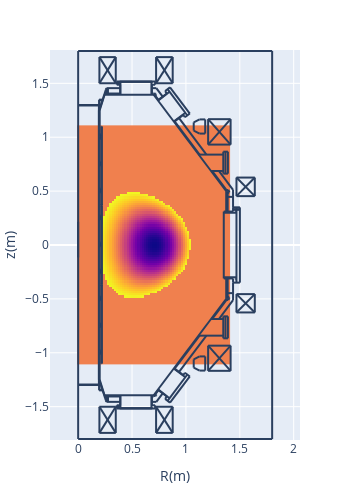

The notebook cell this image was saved under:
### Code cell
pl.d_heatmap(cond['safety_factor'])

### Figure 1 — Plotly figure (JSON) as saved in the notebook; plotly's stock layout.template omitted (floating-point values rounded to 4 significant figures; data arrays with more than 128 entries replaced by an {"elided": "..."} marker saying what was removed)
{"data": [{"dx": 0.02, "dy": 0.02, "showscale": false, "type": "heatmap", "x0": 0, "y0": -1.1, "z": {"elided": "111x71 float values"}}], "layout": {"height": 490.8, "margin": {"autoexpand": false, "b": 50, "l": 50, "r": 50, "t": 50}, "shapes": [{"type": "line", "x0": 0.2652, "x1": 0.2652, "y0": -1.406, "y1": -1.455}, {"type": "line", "x0": 0.2766, "x1": 0.2766, "y0": -1.406, "y1": -1.455}, {"type": "line", "x0": 0.1927, "x1": 0.1927, "y0": -1.299, "y1": 1.299}, {"type": "line", "x0": 0.1927, "x1": 0.1927, "y0": -1.249, "y1": 1.249}, {"type": "line", "x0": 0.195, "x1": 0.195, "y0": -1.251, "y1": 1.249}, {"type": "line", "x0": 0.1995, "x1": 0.1995, "y0": -1.249, "y1": 1.249}, {"type": "line", "x0": 1.376, "x1": 0.7005, "y0": 0.4965, "y1": 1.394}, {"type": "line", "x0": 0.2199, "x1": 0.2199, "y0": 0.3695, "y1": 1.099}, {"type": "line", "x0": 0.2176, "x1": 0.2176, "y0": 0.3695, "y1": 1.099}, {"type": "line", "x0": 1.376, "x1": 0.7005, "y0": -0.4965, "y1": -1.394}, {"type": "line", "x0": 0.2176, "x1": 0.2176, "y0": -0.3695, "y1": -1.099}, {"type": "line", "x0": 0.2199, "x1": 0.2199, "y0": -0.3695, "y1": -1.099}, {"type": "line", "x0": 0.1995, "x1": 0.2448, "y0": -1.249, "y1": -1.394}, {"type": "line", "x0": 0.1972, "x1": 0.1972, "y0": -1.299, "y1": -1.344}, {"type": "line", "x0": 0.195, "x1": 0.195, "y0": -1.299, "y1": -1.349}, {"type": "line", "x0": 0.195, "x1": 0.229, "y0": -1.349, "y1": -1.349}, {"type": "line", "x0": 0.195, "x1": 0.2267, "y0": -1.344, "y1": -1.344}, {"type": "line", "x0": 0.1995, "x1": 0.1995, "y0": -0.9975, "y1": -0.9748}, {"type": "line", "x0": 0.2086, "x1": 0.2086, "y0": -1.009, "y1": -0.9907}, {"type": "line", "x0": 0.2086, "x1": 0.2086, "y0": -1.009, "y1": -0.9929}, {"type": "line", "x0": 0.2063, "x1": 0.2063, "y0": -1.011, "y1": -0.9748}, {"type": "line", "x0": 0, "x1": 0.2108, "y0": -1.294, "y1": -1.294}, {"type": "line", "x0": 0, "x1": 0.2131, "y0": -1.299, "y1": -1.299}, {"type": "line", "x0": 0.1995, "x1": 0.1995, "y0": -1.011, "y1": -1.002}, {"type": "line", "x0": 0.2063, "x1": 0.2086, "y0": -1.007, "y1": -1.007}, {"type": "line", "x0": 0.2086, "x1": 0.2086, "y0": -1.004, "y1": -1.004}, {"type": "line", "x0": 0.2086, "x1": 0.2176, "y0": -1.009, "y1": -1.009}, {"type": "line", "x0": 0.1995, "x1": 0.2063, "y0": -1.011, "y1": -1.011}, {"type": "line", "x0": 0.2199, "x1": 0.2176, "y0": -1.099, "y1": -1.099}, {"type": "line", "x0": 0.2063, "x1": 0.2086, "y0": -0.9929, "y1": -0.9929}, {"type": "line", "x0": 0.2086, "x1": 0.2086, "y0": -0.9975, "y1": -0.9975}, {"type": "line", "x0": 0.2086, "x1": 0.2176, "y0": -0.9929, "y1": -0.9929}, {"type": "line", "x0": 0.2086, "x1": 0.2176, "y0": -0.9907, "y1": -0.9907}, {"type": "line", "x0": 0.1995, "x1": 0.2063, "y0": -0.9748, "y1": -0.9748}, {"type": "line", "x0": 0.2086, "x1": 0.2176, "y0": -0.7594, "y1": -0.7594}, {"type": "line", "x0": 0.1995, "x1": 0.2063, "y0": -0.7617, "y1": -0.7617}, {"type": "line", "x0": 0.2086, "x1": 0.2086, "y0": -0.7594, "y1": -0.7413}, {"type": "line", "x0": 0.2086, "x1": 0.2086, "y0": -0.7594, "y1": -0.739}, {"type": "line", "x0": 0.1995, "x1": 0.1995, "y0": -0.7617, "y1": -0.7526}, {"type": "line", "x0": 0.2063, "x1": 0.2063, "y0": -0.7617, "y1": -0.7254}, {"type": "line", "x0": 0.1995, "x1": 0.2063, "y0": -0.7254, "y1": -0.7254}, {"type": "line", "x0": 0.2086, "x1": 0.2176, "y0": -0.739, "y1": -0.739}, {"type": "line", "x0": 0.2086, "x1": 0.2176, "y0": -0.7413, "y1": -0.7413}, {"type": "line", "x0": 0.2086, "x1": 0.2086, "y0": -0.7526, "y1": -0.7526}, {"type": "line", "x0": 0.2063, "x1": 0.2086, "y0": -0.7572, "y1": -0.7572}, {"type": "line", "x0": 0.2086, "x1": 0.2086, "y0": -0.7458, "y1": -0.7458}, {"type": "line", "x0": 0.2063, "x1": 0.2086, "y0": -0.7436, "y1": -0.7436}, {"type": "line", "x0": 0.1995, "x1": 0.1995, "y0": -0.7481, "y1": -0.7254}, {"type": "line", "x0": 0.3582, "x1": 0.7141, "y0": -1.517, "y1": -1.517}, {"type": "line", "x0": 0.3854, "x1": 0.6869, "y0": -1.514, "y1": -1.514}, {"type": "line", "x0": 0.3854, "x1": 0.6869, "y0": -1.514, "y1": -1.514}, {"type": "line", "x0": 0.2426, "x1": 0.7096, "y0": -1.394, "y1": -1.394}, {"type": "line", "x0": 0.3922, "x1": 0.3922, "y0": -1.514, "y1": -1.394}, {"type": "line", "x0": 0.3582, "x1": 0.3582, "y0": -1.517, "y1": -1.487}, {"type": "line", "x0": 0.3786, "x1": 0.3786, "y0": -1.517, "y1": -1.487}, {"type": "line", "x0": 0.3695, "x1": 0.3695, "y0": -1.517, "y1": -1.487}, {"type": "line", "x0": 0.3831, "x1": 0.3831, "y0": -1.517, "y1": -1.512}, {"type": "line", "x0": 0.3831, "x1": 0.3854, "y0": -1.512, "y1": -1.514}, {"type": "line", "x0": 0.3854, "x1": 0.3854, "y0": -1.514, "y1": -1.514}, {"type": "line", "x0": 0.3899, "x1": 0.263, "y0": -1.455, "y1": -1.455}, {"type": "line", "x0": 0.3582, "x1": 0.3899, "y0": -1.487, "y1": -1.487}, {"type": "line", "x0": 0.2471, "x1": 0.3899, "y0": -1.406, "y1": -1.406}, {"type": "line", "x0": 0.2766, "x1": 0.2766, "y0": -1.455, "y1": -1.406}, {"type": "line", "x0": 0.2652, "x1": 0.2652, "y0": -1.455, "y1": -1.406}, {"type": "line", "x0": 0.2584, "x1": 0.263, "y0": -1.444, "y1": -1.455}, {"type": "line", "x0": 0.2426, "x1": 0.2448, "y0": -1.394, "y1": -1.392}, {"type": "line", "x0": 0.3899, "x1": 0.3899, "y0": -1.487, "y1": -1.394}, {"type": "line", "x0": 0.6801, "x1": 0.6801, "y0": -1.514, "y1": -1.394}, {"type": "line", "x0": 0.7141, "x1": 0.7141, "y0": -1.517, "y1": -1.487}, {"type": "line", "x0": 0.6914, "x1": 0.6914, "y0": -1.517, "y1": -1.512}, {"type": "line", "x0": 0.6914, "x1": 0.6869, "y0": -1.512, "y1": -1.514}, {"type": "line", "x0": 0.6869, "x1": 0.6869, "y0": -1.514, "y1": -1.514}, {"type": "line", "x0": 0.6846, "x1": 0.6846, "y0": -1.487, "y1": -1.394}, {"type": "line", "x0": 0.6846, "x1": 0.7141, "y0": -1.487, "y1": -1.487}, {"type": "line", "x0": 0.7254, "x1": 0.6846, "y0": -1.455, "y1": -1.455}, {"type": "line", "x0": 0.7118, "x1": 0.705, "y0": -1.392, "y1": -1.387}, {"type": "line", "x0": 0.7055, "x1": 0.715, "y0": -1.4, "y1": -1.402}, {"type": "line", "x0": 0.715, "x1": 0.7223, "y0": -1.402, "y1": -1.397}, {"type": "line", "x0": 0.7223, "x1": 0.7248, "y0": -1.397, "y1": -1.389}, {"type": "line", "x0": 0.7248, "x1": 0.7198, "y0": -1.389, "y1": -1.381}, {"type": "line", "x0": 0.6846, "x1": 0.7005, "y0": -1.406, "y1": -1.406}, {"type": "line", "x0": 0.2199, "x1": 0.2199, "y0": -0.3627, "y1": 0.3627}, {"type": "line", "x0": 0.2176, "x1": 0.2176, "y0": -0.3627, "y1": 0.3627}, {"type": "line", "x0": 0.1995, "x1": 0.1995, "y0": -0.4965, "y1": -0.4761}, {"type": "line", "x0": 0.2063, "x1": 0.2063, "y0": -0.5123, "y1": -0.4761}, {"type": "line", "x0": 0.1995, "x1": 0.1995, "y0": -0.5123, "y1": -0.5033}, {"type": "line", "x0": 0.2086, "x1": 0.2086, "y0": -0.5101, "y1": -0.4897}, {"type": "line", "x0": 0.2086, "x1": 0.2086, "y0": -0.5101, "y1": -0.4919}, {"type": "line", "x0": 0.2086, "x1": 0.2176, "y0": -0.5101, "y1": -0.5101}, {"type": "line", "x0": 0.2063, "x1": 0.2086, "y0": -0.4942, "y1": -0.4942}, {"type": "line", "x0": 0.2086, "x1": 0.2086, "y0": -0.4965, "y1": -0.4965}, {"type": "line", "x0": 0.2063, "x1": 0.2086, "y0": -0.5055, "y1": -0.5055}, {"type": "line", "x0": 0.2086, "x1": 0.2086, "y0": -0.5033, "y1": -0.5033}, {"type": "line", "x0": 0.2086, "x1": 0.2176, "y0": -0.4919, "y1": -0.4919}, {"type": "line", "x0": 0.2086, "x1": 0.2176, "y0": -0.4897, "y1": -0.4897}, {"type": "line", "x0": 0.1995, "x1": 0.2063, "y0": -0.5123, "y1": -0.5123}, {"type": "line", "x0": 0.1995, "x1": 0.2063, "y0": -0.4761, "y1": -0.4761}, {"type": "line", "x0": 0.2154, "x1": 0.2176, "y0": -0.365, "y1": -0.3627}, {"type": "line", "x0": 0.2206, "x1": 0.2218, "y0": -0.3642, "y1": -0.3614}, {"type": "line", "x0": 0.2199, "x1": 0.2176, "y0": -0.3695, "y1": -0.3695}, {"type": "line", "x0": 0.2176, "x1": 0.2154, "y0": -0.3786, "y1": -0.3786}, {"type": "line", "x0": 0.2154, "x1": 0.2154, "y0": -0.3786, "y1": -0.3695}, {"type": "line", "x0": 0.2176, "x1": 0.2176, "y0": -0.3786, "y1": -0.3695}, {"type": "line", "x0": 0.2169, "x1": 0.2157, "y0": -0.365, "y1": -0.3678}, {"type": "line", "x0": 0.2183, "x1": 0.2177, "y0": -0.3664, "y1": -0.3678}, {"type": "line", "x0": 0.2176, "x1": 0.2199, "y0": -0.3673, "y1": -0.365}, {"type": "line", "x0": 0.2192, "x1": 0.2197, "y0": -0.3628, "y1": -0.3614}, {"type": "line", "x0": 0.1995, "x1": 0.1995, "y0": -0.263, "y1": -0.2516}, {"type": "line", "x0": 0.2063, "x1": 0.2063, "y0": -0.263, "y1": -0.2267}, {"type": "line", "x0": 0.2086, "x1": 0.2086, "y0": -0.2607, "y1": -0.2426}, {"type": "line", "x0": 0.2086, "x1": 0.2086, "y0": -0.2607, "y1": -0.2403}, {"type": "line", "x0": 0.2086, "x1": 0.2176, "y0": -0.2607, "y1": -0.2607}, {"type": "line", "x0": 0.2086, "x1": 0.2086, "y0": -0.2539, "y1": -0.2539}, {"type": "line", "x0": 0.2063, "x1": 0.2086, "y0": -0.2562, "y1": -0.2562}, {"type": "line", "x0": 0.1995, "x1": 0.2063, "y0": -0.263, "y1": -0.263}, {"type": "line", "x0": 0.1995, "x1": 0.1995, "y0": -0.2471, "y1": -0.2267}, {"type": "line", "x0": 0.2086, "x1": 0.2176, "y0": -0.2403, "y1": -0.2403}, {"type": "line", "x0": 0.2086, "x1": 0.2176, "y0": -0.2426, "y1": -0.2426}, {"type": "line", "x0": 0.2086, "x1": 0.2086, "y0": -0.2471, "y1": -0.2471}, {"type": "line", "x0": 0.2063, "x1": 0.2086, "y0": -0.2426, "y1": -0.2426}, {"type": "line", "x0": 0.1995, "x1": 0.2063, "y0": -0.2267, "y1": -0.2267}, {"type": "line", "x0": 0.1995, "x1": 0.2063, "y0": -0.01133, "y1": -0.01133}, {"type": "line", "x0": 0.1995, "x1": 0.2063, "y0": 0.02494, "y1": 0.02494}, {"type": "line", "x0": 0.1995, "x1": 0.1995, "y0": -0.01133, "y1": -0.002267}, {"type": "line", "x0": 0.1995, "x1": 0.1995, "y0": 0.002267, "y1": 0.02494}, {"type": "line", "x0": 0.2063, "x1": 0.2063, "y0": -0.01133, "y1": 0.02494}, {"type": "line", "x0": 0.2086, "x1": 0.2086, "y0": -0.009068, "y1": 0.006801}, {"type": "line", "x0": 0.2086, "x1": 0.2086, "y0": -0.009068, "y1": 0.009068}, {"type": "line", "x0": 0.2086, "x1": 0.2176, "y0": -0.009068, "y1": -0.009068}, {"type": "line", "x0": 0.2086, "x1": 0.2086, "y0": -0.004534, "y1": -0.004534}, {"type": "line", "x0": 0.2063, "x1": 0.2086, "y0": -0.006801, "y1": -0.006801}, {"type": "line", "x0": 0.2086, "x1": 0.2176, "y0": 0.009068, "y1": 0.009068}, {"type": "line", "x0": 0.2086, "x1": 0.2176, "y0": 0.006801, "y1": 0.006801}, {"type": "line", "x0": 0.2086, "x1": 0.2086, "y0": 0.002267, "y1": 0.002267}, {"type": "line", "x0": 0.2063, "x1": 0.2086, "y0": 0.006801, "y1": 0.006801}, {"type": "line", "x0": 0.2176, "x1": 0.2176, "y0": 0.3786, "y1": 0.3695}, {"type": "line", "x0": 0.2154, "x1": 0.2154, "y0": 0.3786, "y1": 0.3695}, {"type": "line", "x0": 0.1995, "x1": 0.1995, "y0": 0.2516, "y1": 0.2743}, {"type": "line", "x0": 0.2063, "x1": 0.2063, "y0": 0.238, "y1": 0.2743}, {"type": "line", "x0": 0.2086, "x1": 0.2086, "y0": 0.2403, "y1": 0.2607}, {"type": "line", "x0": 0.1995, "x1": 0.2063, "y0": 0.238, "y1": 0.238}, {"type": "line", "x0": 0.1995, "x1": 0.1995, "y0": 0.238, "y1": 0.2471}, {"type": "line", "x0": 0.2063, "x1": 0.2086, "y0": 0.2562, "y1": 0.2562}, {"type": "line", "x0": 0.2086, "x1": 0.2086, "y0": 0.2539, "y1": 0.2539}, {"type": "line", "x0": 0.2086, "x1": 0.2176, "y0": 0.2584, "y1": 0.2584}, {"type": "line", "x0": 0.2063, "x1": 0.2086, "y0": 0.2426, "y1": 0.2426}, {"type": "line", "x0": 0.2086, "x1": 0.2086, "y0": 0.2471, "y1": 0.2471}, {"type": "line", "x0": 0.2086, "x1": 0.2176, "y0": 0.2403, "y1": 0.2403}, {"type": "line", "x0": 0.2086, "x1": 0.2086, "y0": 0.2403, "y1": 0.2584}, {"type": "line", "x0": 0.2086, "x1": 0.2176, "y0": 0.2607, "y1": 0.2607}, {"type": "line", "x0": 0.1995, "x1": 0.2063, "y0": 0.2743, "y1": 0.2743}, {"type": "line", "x0": 0.2177, "x1": 0.2183, "y0": 0.3696, "y1": 0.3682}, {"type": "line", "x0": 0.2157, "x1": 0.2169, "y0": 0.3696, "y1": 0.3668}, {"type": "line", "x0": 0.2176, "x1": 0.2199, "y0": 0.3673, "y1": 0.365}, {"type": "line", "x0": 0.2218, "x1": 0.2206, "y0": 0.3632, "y1": 0.366}, {"type": "line", "x0": 0.2154, "x1": 0.2176, "y0": 0.365, "y1": 0.3627}, {"type": "line", "x0": 0.2197, "x1": 0.2192, "y0": 0.3632, "y1": 0.3646}, {"type": "line", "x0": 0.2199, "x1": 0.2176, "y0": 0.3695, "y1": 0.3695}, {"type": "line", "x0": 0.2176, "x1": 0.2154, "y0": 0.3786, "y1": 0.3786}, {"type": "line", "x0": 0.1995, "x1": 0.1995, "y0": 0.5033, "y1": 0.5237}, {"type": "line", "x0": 0.1995, "x1": 0.1995, "y0": 0.4874, "y1": 0.4965}, {"type": "line", "x0": 0.2063, "x1": 0.2063, "y0": 0.4874, "y1": 0.5237}, {"type": "line", "x0": 0.2086, "x1": 0.2086, "y0": 0.4897, "y1": 0.5078}, {"type": "line", "x0": 0.2086, "x1": 0.2086, "y0": 0.4897, "y1": 0.5101}, {"type": "line", "x0": 0.2086, "x1": 0.2176, "y0": 0.4897, "y1": 0.4897}, {"type": "line", "x0": 0.2086, "x1": 0.2086, "y0": 0.4965, "y1": 0.4965}, {"type": "line", "x0": 0.2063, "x1": 0.2086, "y0": 0.4942, "y1": 0.4942}, {"type": "line", "x0": 0.2086, "x1": 0.2176, "y0": 0.5101, "y1": 0.5101}, {"type": "line", "x0": 0.2086, "x1": 0.2176, "y0": 0.5078, "y1": 0.5078}, {"type": "line", "x0": 0.2086, "x1": 0.2086, "y0": 0.5033, "y1": 0.5033}, {"type": "line", "x0": 0.2063, "x1": 0.2086, "y0": 0.5055, "y1": 0.5055}, {"type": "line", "x0": 0.1995, "x1": 0.2063, "y0": 0.4874, "y1": 0.4874}, {"type": "line", "x0": 0.1995, "x1": 0.2063, "y0": 0.5237, "y1": 0.5237}, {"type": "line", "x0": 1.501, "x1": 1.501, "y0": 0.3491, "y1": -0.3491}, {"type": "line", "x0": 1.351, "x1": 1.351, "y0": 0.3106, "y1": -0.3106}, {"type": "line", "x0": 1.469, "x1": 1.469, "y0": 0.3491, "y1": -0.3491}, {"type": "line", "x0": 1.387, "x1": 1.387, "y0": -0.3106, "y1": -0.4965}, {"type": "line", "x0": 1.374, "x1": 1.374, "y0": -0.3106, "y1": -0.4965}, {"type": "line", "x0": 1.462, "x1": 1.462, "y0": -0.3196, "y1": -0.3106}, {"type": "line", "x0": 1.437, "x1": 1.437, "y0": -0.3106, "y1": -0.3491}, {"type": "line", "x0": 1.437, "x1": 1.501, "y0": -0.3491, "y1": -0.3491}, {"type": "line", "x0": 1.437, "x1": 1.437, "y0": -0.3491, "y1": -0.5123}, {"type": "line", "x0": 1.379, "x1": 1.392, "y0": -0.5069, "y1": -0.5093}, {"type": "line", "x0": 1.392, "x1": 1.402, "y0": -0.5093, "y1": -0.4997}, {"type": "line", "x0": 1.402, "x1": 1.4, "y0": -0.4997, "y1": -0.4862}, {"type": "line", "x0": 1.4, "x1": 1.388, "y0": -0.4862, "y1": -0.48}, {"type": "line", "x0": 1.374, "x1": 1.374, "y0": -0.4965, "y1": -0.4987}, {"type": "line", "x0": 1.383, "x1": 1.378, "y0": -0.501, "y1": -0.4965}, {"type": "line", "x0": 1.387, "x1": 1.437, "y0": -0.4466, "y1": -0.4466}, {"type": "line", "x0": 1.462, "x1": 1.469, "y0": -0.3196, "y1": -0.3196}, {"type": "line", "x0": 1.351, "x1": 1.469, "y0": -0.2992, "y1": -0.2992}, {"type": "line", "x0": 1.351, "x1": 1.437, "y0": -0.3106, "y1": -0.3106}, {"type": "line", "x0": 1.462, "x1": 1.469, "y0": -0.3106, "y1": -0.3106}, {"type": "line", "x0": 1.437, "x1": 1.437, "y0": 0.5123, "y1": 0.3514}, {"type": "line", "x0": 1.387, "x1": 1.387, "y0": 0.4965, "y1": 0.3106}, {"type": "line", "x0": 1.374, "x1": 1.374, "y0": 0.4965, "y1": 0.3106}, {"type": "line", "x0": 1.437, "x1": 1.501, "y0": 0.3491, "y1": 0.3491}, {"type": "line", "x0": 1.501, "x1": 1.437, "y0": 0.3264, "y1": 0.3264}, {"type": "line", "x0": 1.501, "x1": 1.437, "y0": 0.3446, "y1": 0.3446}, {"type": "line", "x0": 1.351, "x1": 1.469, "y0": 0.2992, "y1": 0.2992}, {"type": "line", "x0": 1.351, "x1": 1.437, "y0": 0.3106, "y1": 0.3106}, {"type": "line", "x0": 1.462, "x1": 1.462, "y0": 0.3196, "y1": 0.3106}, {"type": "line", "x0": 1.437, "x1": 1.437, "y0": 0.3514, "y1": 0.3106}, {"type": "line", "x0": 1.462, "x1": 1.469, "y0": 0.3106, "y1": 0.3106}, {"type": "line", "x0": 1.462, "x1": 1.469, "y0": 0.3196, "y1": 0.3196}, {"type": "line", "x0": 1.388, "x1": 1.4, "y0": 0.4818, "y1": 0.488}, {"type": "line", "x0": 1.4, "x1": 1.402, "y0": 0.488, "y1": 0.5015}, {"type": "line", "x0": 1.402, "x1": 1.392, "y0": 0.5015, "y1": 0.5111}, {"type": "line", "x0": 1.392, "x1": 1.379, "y0": 0.5111, "y1": 0.5088}, {"type": "line", "x0": 1.387, "x1": 1.437, "y0": 0.4466, "y1": 0.4466}, {"type": "line", "x0": 1.374, "x1": 1.374, "y0": 0.4965, "y1": 0.4987}, {"type": "line", "x0": 1.383, "x1": 1.378, "y0": 0.501, "y1": 0.4965}, {"type": "line", "x0": 0.1995, "x1": 0.2448, "y0": 1.249, "y1": 1.394}, {"type": "line", "x0": 0.1995, "x1": 0.1995, "y0": 0.7526, "y1": 0.773}, {"type": "line", "x0": 0.2063, "x1": 0.2063, "y0": 0.7368, "y1": 0.773}, {"type": "line", "x0": 0.1995, "x1": 0.1995, "y0": 0.7368, "y1": 0.7481}, {"type": "line", "x0": 0.2063, "x1": 0.2086, "y0": 0.7572, "y1": 0.7572}, {"type": "line", "x0": 0.2086, "x1": 0.2086, "y0": 0.7526, "y1": 0.7526}, {"type": "line", "x0": 0.2063, "x1": 0.2086, "y0": 0.7436, "y1": 0.7436}, {"type": "line", "x0": 0.2086, "x1": 0.2086, "y0": 0.7458, "y1": 0.7458}, {"type": "line", "x0": 0.2086, "x1": 0.2086, "y0": 0.739, "y1": 0.7594}, {"type": "line", "x0": 0.2086, "x1": 0.2086, "y0": 0.739, "y1": 0.7572}, {"type": "line", "x0": 0.2086, "x1": 0.2176, "y0": 0.739, "y1": 0.739}, {"type": "line", "x0": 0.2086, "x1": 0.2176, "y0": 0.7572, "y1": 0.7572}, {"type": "line", "x0": 0.2086, "x1": 0.2176, "y0": 0.7594, "y1": 0.7594}, {"type": "line", "x0": 0.1995, "x1": 0.2063, "y0": 0.7368, "y1": 0.7368}, {"type": "line", "x0": 0.1995, "x1": 0.2063, "y0": 0.773, "y1": 0.773}, {"type": "line", "x0": 0.2086, "x1": 0.2086, "y0": 0.9907, "y1": 1.009}, {"type": "line", "x0": 0.2086, "x1": 0.2086, "y0": 0.9907, "y1": 1.007}, {"type": "line", "x0": 0.2086, "x1": 0.2176, "y0": 0.9907, "y1": 0.9907}, {"type": "line", "x0": 0.2086, "x1": 0.2176, "y0": 1.007, "y1": 1.007}, {"type": "line", "x0": 0.2086, "x1": 0.2176, "y0": 1.009, "y1": 1.009}, {"type": "line", "x0": 0.2063, "x1": 0.2063, "y0": 0.9884, "y1": 1.025}, {"type": "line", "x0": 0.2086, "x1": 0.2086, "y0": 1.009, "y1": 1.025}, {"type": "line", "x0": 0.1995, "x1": 0.1995, "y0": 1.002, "y1": 1.025}, {"type": "line", "x0": 0.1995, "x1": 0.1995, "y0": 1.002, "y1": 1.025}, {"type": "line", "x0": 0.1995, "x1": 0.1995, "y0": 0.9884, "y1": 0.9975}, {"type": "line", "x0": 0.2086, "x1": 0.2086, "y0": 1.009, "y1": 1.025}, {"type": "line", "x0": 0.2063, "x1": 0.2063, "y0": 0.9884, "y1": 1.025}, {"type": "line", "x0": 0.2086, "x1": 0.2176, "y0": 1.009, "y1": 1.009}, {"type": "line", "x0": 0.2086, "x1": 0.2176, "y0": 1.007, "y1": 1.007}, {"type": "line", "x0": 0.2086, "x1": 0.2176, "y0": 0.9907, "y1": 0.9907}, {"type": "line", "x0": 0.2086, "x1": 0.2086, "y0": 0.9907, "y1": 1.007}, {"type": "line", "x0": 0.2086, "x1": 0.2086, "y0": 0.9907, "y1": 1.009}, {"type": "line", "x0": 0.2086, "x1": 0.2086, "y0": 0.9952, "y1": 0.9952}, {"type": "line", "x0": 0.2086, "x1": 0.2086, "y0": 0.9884, "y1": 0.9907}, {"type": "line", "x0": 0.2063, "x1": 0.2086, "y0": 0.9929, "y1": 0.9929}, {"type": "line", "x0": 0.2086, "x1": 0.2086, "y0": 1.002, "y1": 1.002}, {"type": "line", "x0": 0.2063, "x1": 0.2086, "y0": 1.007, "y1": 1.007}, {"type": "line", "x0": 0.1995, "x1": 0.2086, "y0": 0.9884, "y1": 0.9884}, {"type": "line", "x0": 0.1995, "x1": 0.2086, "y0": 1.025, "y1": 1.025}, {"type": "line", "x0": 0.1995, "x1": 0.2086, "y0": 1.025, "y1": 1.025}, {"type": "line", "x0": 0.2063, "x1": 0.2086, "y0": 1.007, "y1": 1.007}, {"type": "line", "x0": 0.2086, "x1": 0.2086, "y0": 1.002, "y1": 1.002}, {"type": "line", "x0": 0.2063, "x1": 0.2086, "y0": 0.9929, "y1": 0.9929}, {"type": "line", "x0": 0.2086, "x1": 0.2086, "y0": 0.9884, "y1": 0.9907}, {"type": "line", "x0": 0.2086, "x1": 0.2086, "y0": 0.9952, "y1": 0.9952}, {"type": "line", "x0": 0.1995, "x1": 0.1995, "y0": 0.9884, "y1": 0.9975}, {"type": "line", "x0": 0.1995, "x1": 0.2086, "y0": 0.9884, "y1": 0.9884}, {"type": "line", "x0": 0.2199, "x1": 0.2176, "y0": 1.099, "y1": 1.099}, {"type": "line", "x0": 0, "x1": 0.2131, "y0": 1.299, "y1": 1.299}, {"type": "line", "x0": 0, "x1": 0.2108, "y0": 1.294, "y1": 1.294}, {"type": "line", "x0": 0.195, "x1": 0.2267, "y0": 1.344, "y1": 1.344}, {"type": "line", "x0": 0.195, "x1": 0.229, "y0": 1.349, "y1": 1.349}, {"type": "line", "x0": 0.195, "x1": 0.195, "y0": 1.299, "y1": 1.349}, {"type": "line", "x0": 0.1972, "x1": 0.1972, "y0": 1.299, "y1": 1.344}, {"type": "line", "x0": 0.2426, "x1": 0.2448, "y0": 1.394, "y1": 1.392}, {"type": "line", "x0": 0.7096, "x1": 0.7028, "y0": 1.394, "y1": 1.39}, {"type": "line", "x0": 0.718, "x1": 0.723, "y0": 1.385, "y1": 1.393}, {"type": "line", "x0": 0.723, "x1": 0.7205, "y0": 1.393, "y1": 1.402}, {"type": "line", "x0": 0.7205, "x1": 0.7132, "y0": 1.402, "y1": 1.407}, {"type": "line", "x0": 0.7132, "x1": 0.7037, "y0": 1.407, "y1": 1.404}, {"type": "line", "x0": 0.2426, "x1": 0.7096, "y0": 1.394, "y1": 1.394}, {"type": "line", "x0": 0.3854, "x1": 0.6869, "y0": 1.514, "y1": 1.514}, {"type": "line", "x0": 0.3854, "x1": 0.6869, "y0": 1.514, "y1": 1.514}, {"type": "line", "x0": 0.3582, "x1": 0.7141, "y0": 1.517, "y1": 1.517}, {"type": "line", "x0": 0.3899, "x1": 0.263, "y0": 1.455, "y1": 1.455}, {"type": "line", "x0": 0.2471, "x1": 0.3899, "y0": 1.406, "y1": 1.406}, {"type": "line", "x0": 0.3582, "x1": 0.3899, "y0": 1.487, "y1": 1.487}, {"type": "line", "x0": 0.2584, "x1": 0.263, "y0": 1.444, "y1": 1.455}, {"type": "line", "x0": 0.2652, "x1": 0.2652, "y0": 1.455, "y1": 1.406}, {"type": "line", "x0": 0.2766, "x1": 0.2766, "y0": 1.455, "y1": 1.406}, {"type": "line", "x0": 0.3582, "x1": 0.3582, "y0": 1.517, "y1": 1.487}, {"type": "line", "x0": 0.3899, "x1": 0.3899, "y0": 1.487, "y1": 1.394}, {"type": "line", "x0": 0.3922, "x1": 0.3922, "y0": 1.514, "y1": 1.394}, {"type": "line", "x0": 0.3854, "x1": 0.3854, "y0": 1.514, "y1": 1.514}, {"type": "line", "x0": 0.3831, "x1": 0.3854, "y0": 1.512, "y1": 1.514}, {"type": "line", "x0": 0.3831, "x1": 0.3831, "y0": 1.517, "y1": 1.512}, {"type": "line", "x0": 0.3695, "x1": 0.3695, "y0": 1.517, "y1": 1.487}, {"type": "line", "x0": 0.3786, "x1": 0.3786, "y0": 1.517, "y1": 1.487}, {"type": "line", "x0": 0.6846, "x1": 0.6846, "y0": 1.487, "y1": 1.394}, {"type": "line", "x0": 0.6801, "x1": 0.6801, "y0": 1.514, "y1": 1.394}, {"type": "line", "x0": 0.6846, "x1": 0.7005, "y0": 1.406, "y1": 1.406}, {"type": "line", "x0": 0.6846, "x1": 0.7141, "y0": 1.487, "y1": 1.487}, {"type": "line", "x0": 0.6869, "x1": 0.6869, "y0": 1.514, "y1": 1.514}, {"type": "line", "x0": 0.6914, "x1": 0.6869, "y0": 1.512, "y1": 1.514}, {"type": "line", "x0": 0.6914, "x1": 0.6914, "y0": 1.517, "y1": 1.512}, {"type": "line", "x0": 0.7141, "x1": 0.7141, "y0": 1.517, "y1": 1.487}, {"type": "line", "x0": 0.7254, "x1": 0.6846, "y0": 1.455, "y1": 1.455}, {"type": "line", "x0": 0.7844, "x1": 0.7254, "y0": 1.376, "y1": 1.455}, {"type": "line", "x0": 0.7458, "x1": 0.7005, "y0": 1.347, "y1": 1.406}, {"type": "line", "x0": 0, "x1": 0, "y0": 0.2154, "y1": -0.1156}, {"type": "line", "x0": 0.7844, "x1": 0.7254, "y0": -1.376, "y1": -1.455}, {"type": "line", "x0": 0.7458, "x1": 0.7005, "y0": -1.347, "y1": -1.406}, {"type": "line", "x0": 1.437, "x1": 1.306, "y0": 0.5123, "y1": 0.6869}, {"type": "line", "x0": 1.387, "x1": 1.242, "y0": 0.4965, "y1": 0.6869}, {"type": "line", "x0": 1.347, "x1": 1.118, "y0": 0.8388, "y1": 0.8388}, {"type": "line", "x0": 1.347, "x1": 1.347, "y0": 0.866, "y1": 0.662}, {"type": "line", "x0": 1.367, "x1": 1.367, "y0": 0.866, "y1": 0.662}, {"type": "line", "x0": 1.39, "x1": 1.39, "y0": 0.866, "y1": 0.662}, {"type": "line", "x0": 1.39, "x1": 1.347, "y0": 0.866, "y1": 0.866}, {"type": "line", "x0": 1.39, "x1": 1.347, "y0": 0.662, "y1": 0.662}, {"type": "line", "x0": 1.347, "x1": 1.233, "y0": 0.6869, "y1": 0.6869}, {"type": "line", "x0": 1.347, "x1": 1.118, "y0": -0.8411, "y1": -0.8411}, {"type": "line", "x0": 1.347, "x1": 1.347, "y0": -0.866, "y1": -0.662}, {"type": "line", "x0": 1.367, "x1": 1.367, "y0": -0.866, "y1": -0.662}, {"type": "line", "x0": 1.39, "x1": 1.39, "y0": -0.866, "y1": -0.662}, {"type": "line", "x0": 1.39, "x1": 1.347, "y0": -0.866, "y1": -0.866}, {"type": "line", "x0": 1.39, "x1": 1.347, "y0": -0.662, "y1": -0.662}, {"type": "line", "x0": 1.347, "x1": 1.233, "y0": -0.6869, "y1": -0.6869}, {"type": "line", "x0": 1.437, "x1": 1.306, "y0": -0.5123, "y1": -0.6869}, {"type": "line", "x0": 1.387, "x1": 1.242, "y0": -0.4965, "y1": -0.6869}, {"type": "line", "x0": 0.195, "x1": 0.2584, "y0": -1.251, "y1": -1.444}, {"type": "line", "x0": 0.195, "x1": 0.2584, "y0": 1.249, "y1": 1.444}, {"type": "line", "x0": 0.8524, "x1": 0.8071, "y0": 1.462, "y1": 1.428}, {"type": "line", "x0": 0.8071, "x1": 0.8229, "y0": 1.428, "y1": 1.406}, {"type": "line", "x0": 0.8229, "x1": 0.739, "y0": 1.406, "y1": 1.342}, {"type": "line", "x0": 0.8479, "x1": 0.7413, "y0": 1.421, "y1": 1.34}, {"type": "line", "x0": 0.8524, "x1": 1.036, "y0": 1.462, "y1": 1.22}, {"type": "line", "x0": 0.8297, "x1": 1.013, "y0": 1.446, "y1": 1.202}, {"type": "line", "x0": 0.9952, "x1": 0.8864, "y0": 1.226, "y1": 1.145}, {"type": "line", "x0": 1.036, "x1": 0.9907, "y0": 1.22, "y1": 1.186}, {"type": "line", "x0": 0.9748, "x1": 0.9907, "y0": 1.206, "y1": 1.186}, {"type": "line", "x0": 0.9748, "x1": 0.8887, "y0": 1.206, "y1": 1.143}, {"type": "line", "x0": 1.19, "x1": 0.9363, "y0": 0.8388, "y1": 1.177}, {"type": "line", "x0": 1.127, "x1": 0.8955, "y0": 0.8388, "y1": 1.147}, {"type": "line", "x0": 0.8524, "x1": 0.8071, "y0": -1.462, "y1": -1.428}, {"type": "line", "x0": 0.8071, "x1": 0.8229, "y0": -1.428, "y1": -1.406}, {"type": "line", "x0": 0.8229, "x1": 0.739, "y0": -1.406, "y1": -1.342}, {"type": "line", "x0": 0.8479, "x1": 0.7413, "y0": -1.421, "y1": -1.34}, {"type": "line", "x0": 0.8524, "x1": 1.036, "y0": -1.462, "y1": -1.22}, {"type": "line", "x0": 0.8297, "x1": 1.013, "y0": -1.446, "y1": -1.202}, {"type": "line", "x0": 0.9952, "x1": 0.8864, "y0": -1.226, "y1": -1.145}, {"type": "line", "x0": 1.036, "x1": 0.9907, "y0": -1.22, "y1": -1.186}, {"type": "line", "x0": 0.9748, "x1": 0.9907, "y0": -1.206, "y1": -1.186}, {"type": "line", "x0": 0.9748, "x1": 0.8887, "y0": -1.206, "y1": -1.143}, {"type": "line", "x0": 1.19, "x1": 0.9363, "y0": -0.8411, "y1": -1.177}, {"type": "line", "x0": 1.127, "x1": 0.8955, "y0": -0.8411, "y1": -1.147}, {"type": "line", "x0": 0.1972, "x1": 0.1972, "y0": -1.501, "y1": -1.743}, {"type": "line", "x0": 0.1972, "x1": 0.3491, "y0": -1.743, "y1": -1.743}, {"type": "line", "x0": 0.3491, "x1": 0.3491, "y0": -1.743, "y1": -1.501}, {"type": "line", "x0": 0.3491, "x1": 0.1972, "y0": -1.501, "y1": -1.501}, {"type": "line", "x0": 0.1972, "x1": 0.1972, "y0": 1.743, "y1": 1.501}, {"type": "line", "x0": 0.1972, "x1": 0.3491, "y0": 1.501, "y1": 1.501}, {"type": "line", "x0": 0.3491, "x1": 0.3491, "y0": 1.501, "y1": 1.743}, {"type": "line", "x0": 0.3491, "x1": 0.1972, "y0": 1.743, "y1": 1.743}, {"type": "line", "x0": 0.7232, "x1": 0.7232, "y0": 1.743, "y1": 1.501}, {"type": "line", "x0": 0.7232, "x1": 0.8773, "y0": 1.501, "y1": 1.501}, {"type": "line", "x0": 0.8773, "x1": 0.8773, "y0": 1.501, "y1": 1.743}, {"type": "line", "x0": 0.8773, "x1": 0.7232, "y0": 1.743, "y1": 1.743}, {"type": "line", "x0": 0.7232, "x1": 0.7232, "y0": -1.501, "y1": -1.743}, {"type": "line", "x0": 0.7232, "x1": 0.8773, "y0": -1.743, "y1": -1.743}, {"type": "line", "x0": 0.8773, "x1": 0.8773, "y0": -1.743, "y1": -1.501}, {"type": "line", "x0": 0.8773, "x1": 0.7232, "y0": -1.501, "y1": -1.501}, {"type": "line", "x0": 1.206, "x1": 1.206, "y0": -0.934, "y1": -1.168}, {"type": "line", "x0": 1.206, "x1": 1.415, "y0": -1.168, "y1": -1.168}, {"type": "line", "x0": 1.415, "x1": 1.415, "y0": -1.168, "y1": -0.934}, {"type": "line", "x0": 1.415, "x1": 1.206, "y0": -0.934, "y1": -0.934}, {"type": "line", "x0": 1.206, "x1": 1.206, "y0": 1.168, "y1": 0.9317}, {"type": "line", "x0": 1.206, "x1": 1.415, "y0": 0.9317, "y1": 0.9317}, {"type": "line", "x0": 1.415, "x1": 1.415, "y0": 0.9317, "y1": 1.168}, {"type": "line", "x0": 1.415, "x1": 1.206, "y0": 1.168, "y1": 1.168}, {"type": "line", "x0": 1.469, "x1": 1.469, "y0": 0.6257, "y1": 0.4534}, {"type": "line", "x0": 1.469, "x1": 1.639, "y0": 0.4534, "y1": 0.4534}, {"type": "line", "x0": 1.639, "x1": 1.639, "y0": 0.4534, "y1": 0.6257}, {"type": "line", "x0": 1.639, "x1": 1.469, "y0": 0.6257, "y1": 0.6257}, {"type": "line", "x0": 1.469, "x1": 1.469, "y0": -0.4557, "y1": -0.6257}, {"type": "line", "x0": 1.469, "x1": 1.639, "y0": -0.6257, "y1": -0.6257}, {"type": "line", "x0": 1.639, "x1": 1.639, "y0": -0.6257, "y1": -0.4557}, {"type": "line", "x0": 1.639, "x1": 1.469, "y0": -0.4557, "y1": -0.4557}, {"type": "line", "x0": 1.072, "x1": 1.127, "y0": 1.138, "y1": 1.165}, {"type": "line", "x0": 1.127, "x1": 1.179, "y0": 1.165, "y1": 1.165}, {"type": "line", "x0": 1.179, "x1": 1.179, "y0": 1.165, "y1": 1.034}, {"type": "line", "x0": 1.179, "x1": 1.127, "y0": 1.034, "y1": 1.034}, {"type": "line", "x0": 1.127, "x1": 1.072, "y0": 1.034, "y1": 1.061}, {"type": "line", "x0": 1.072, "x1": 1.072, "y0": 1.061, "y1": 1.138}, {"type": "line", "x0": 1.072, "x1": 1.072, "y0": -1.138, "y1": -1.061}, {"type": "line", "x0": 1.072, "x1": 1.127, "y0": -1.061, "y1": -1.034}, {"type": "line", "x0": 1.127, "x1": 1.179, "y0": -1.034, "y1": -1.034}, {"type": "line", "x0": 1.179, "x1": 1.179, "y0": -1.034, "y1": -1.165}, {"type": "line", "x0": 1.179, "x1": 1.127, "y0": -1.165, "y1": -1.165}, {"type": "line", "x0": 1.127, "x1": 1.072, "y0": -1.165, "y1": -1.138}, {"type": "line", "x0": 1.469, "x1": 1.639, "y0": 0.6257, "y1": 0.4534}, {"type": "line", "x0": 1.469, "x1": 1.639, "y0": 0.4534, "y1": 0.6257}, {"type": "line", "x0": 1.206, "x1": 1.415, "y0": 1.168, "y1": 0.9317}, {"type": "line", "x0": 1.206, "x1": 1.415, "y0": 0.9317, "y1": 1.168}, {"type": "line", "x0": 1.469, "x1": 1.639, "y0": -0.6257, "y1": -0.4557}, {"type": "line", "x0": 1.469, "x1": 1.639, "y0": -0.4557, "y1": -0.6257}, {"type": "line", "x0": 1.415, "x1": 1.206, "y0": -0.934, "y1": -1.168}, {"type": "line", "x0": 1.206, "x1": 1.415, "y0": -0.934, "y1": -1.168}, {"type": "line", "x0": 0.1972, "x1": 0.3491, "y0": -1.501, "y1": -1.743}, {"type": "line", "x0": 0.1972, "x1": 0.3491, "y0": -1.743, "y1": -1.501}, {"type": "line", "x0": 0.7232, "x1": 0.8773, "y0": -1.501, "y1": -1.743}, {"type": "line", "x0": 0.7232, "x1": 0.8773, "y0": -1.743, "y1": -1.501}, {"type": "line", "x0": 0.1972, "x1": 0.3491, "y0": 1.501, "y1": 1.743}, {"type": "line", "x0": 0.1972, "x1": 0.3491, "y0": 1.743, "y1": 1.501}, {"type": "line", "x0": 0.7232, "x1": 0.8773, "y0": 1.743, "y1": 1.501}, {"type": "line", "x0": 0.7232, "x1": 0.8773, "y0": 1.501, "y1": 1.743}, {"type": "line", "x0": 0, "x1": 1.8, "y0": 1.8, "y1": 1.8}, {"type": "line", "x0": 0, "x1": 1.8, "y0": -1.8, "y1": -1.8}, {"type": "line", "x0": 1.8, "x1": 1.8, "y0": -1.8, "y1": 1.8}, {"type": "line", "x0": 0, "x1": 0, "y0": 1.8, "y1": -1.8}], "width": 350, "xaxis": {"title": {"text": "R(m)"}}, "yaxis": {"scaleanchor": "x", "title": {"text": "z(m)"}}}}
